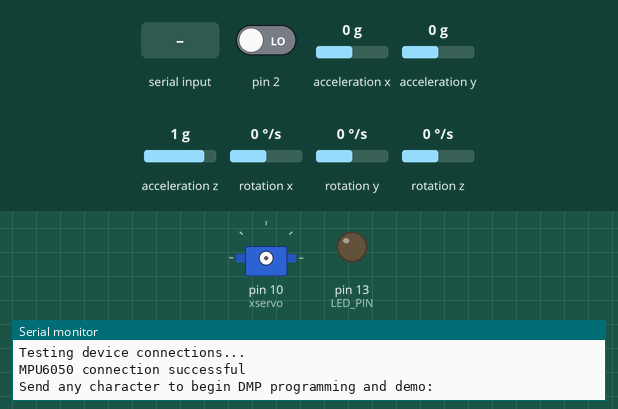
Recording of a sketch running on a simulated Arduino Uno, built with avr-gcc and run on an emulated ATmega328P. Shown: servo, output pins drawn as LEDs (lit = HIGH), the last lines printed to the serial monitor. Dashed ring = blinking. Inputs (shaded band) come from the test bench; at power-on: rotation z 0 °/s, acceleration x 0 g, acceleration y 0 g, acceleration z 1 g, pin 2 LOW, rotation x 0 °/s, rotation y 0 °/s. The sensor or clock chip raises its interrupt line as the real part does.

Above: at 0.9 s.
1.0 s: "1\n" received over Serial
At 1.68 s:
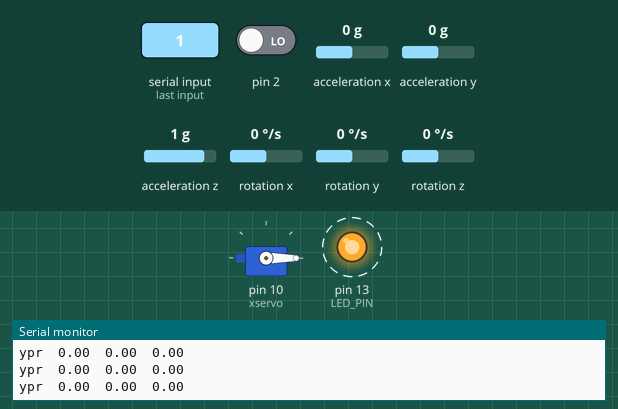
4.0 s: rotation z set to -192 °/s
At 5.34 s:
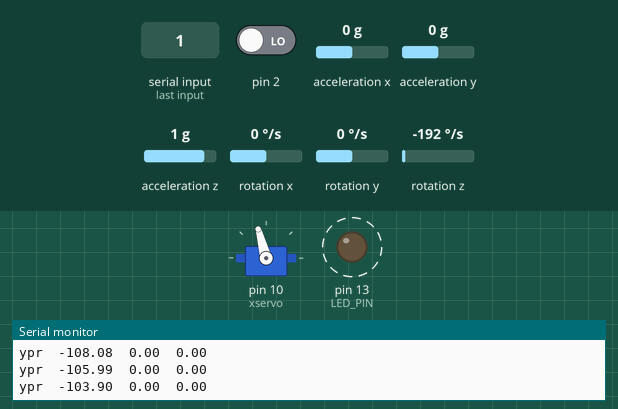
7.0 s: acceleration x set to -1.4 g
At 7.54 s:
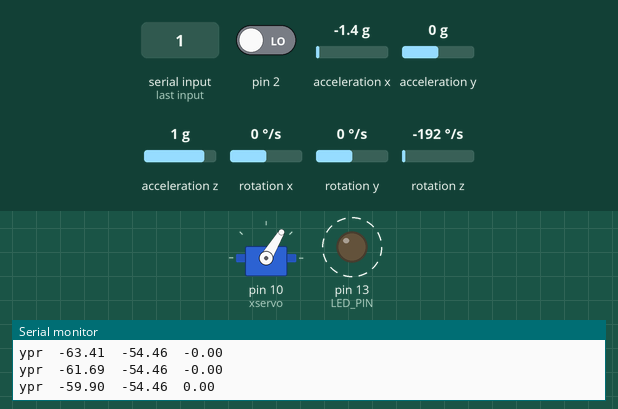
10.0 s: acceleration y set to -1.4 g
At 11.67 s:
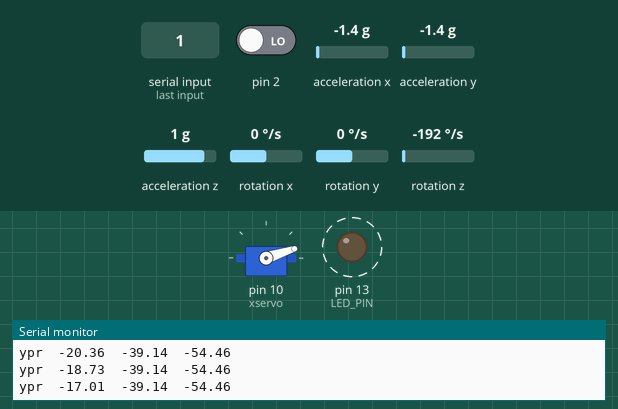
13.0 s: acceleration z set to 0 g
16.0 s: acceleration x set to -0.8 g
Timing chart, 0 to 20.0 s (numbered marks = the images above; inputs shaded):
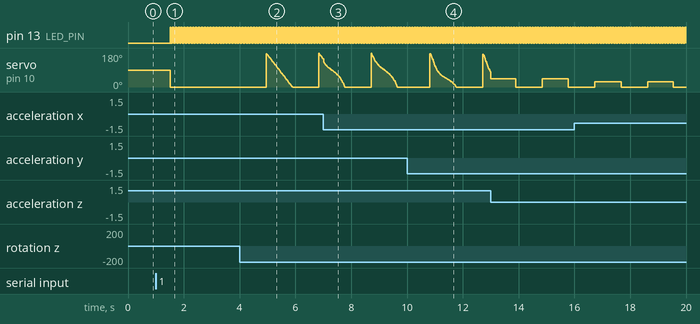

The sketch:

2018TARCMissileControl.ino
```cpp
// I2Cdev and MPU6050 must be installed as libraries, or else the .cpp/.h files
// for both classes must be in the include path of your project
#include "I2Cdev.h"

// ==============================Servoes Init================================
#include <Servo.h>

Servo xservo;  // create servo object to control a servo
Servo yservo;
// twelve servo objects can be created on most boards


//===========================================================================


#include "MPU6050_6Axis_MotionApps20.h"

#if I2CDEV_IMPLEMENTATION == I2CDEV_ARDUINO_WIRE
    #include "Wire.h"
#endif

// class default I2C address is 0x68
// specific I2C addresses may be passed as a parameter here
// AD0 low = 0x68 (default for SparkFun breakout and InvenSense evaluation board)
// AD0 high = 0x69
MPU6050 mpu;
//MPU6050 mpu(0x69); // <-- use for AD0 high

#define OUTPUT_READABLE_YAWPITCHROLL


#define LED_PIN 13
bool blinkState = false;

// MPU control/status vars
bool dmpReady = false;  // set true if DMP init was successful
uint8_t mpuIntStatus;   // holds actual interrupt status byte from MPU
uint8_t devStatus;      // return status after each device operation (0 = success, !0 = error)
uint16_t packetSize;    // expected DMP packet size (default is 42 bytes)
uint16_t fifoCount;     // count of all bytes currently in FIFO
uint8_t fifoBuffer[64]; // FIFO storage buffer

// orientation/motion vars
Quaternion q;           // [w, x, y, z]         quaternion container
VectorInt16 aa;         // [x, y, z]            accel sensor measurements
VectorInt16 aaReal;     // [x, y, z]            gravity-free accel sensor measurements
VectorInt16 aaWorld;    // [x, y, z]            world-frame accel sensor measurements
VectorFloat gravity;    // [x, y, z]            gravity vector
float euler[3];         // [psi, theta, phi]    Euler angle container
float ypr[3];           // [yaw, pitch, roll]   yaw/pitch/roll container and gravity vector

// packet structure for InvenSense teapot demo
uint8_t teapotPacket[14] = { '$', 0x02, 0,0, 0,0, 0,0, 0,0, 0x00, 0x00, '\r', '\n' };


// ================================================================
// ===               INTERRUPT DETECTION ROUTINE                ===
// ================================================================

volatile bool mpuInterrupt = false;     // indicates whether MPU interrupt pin has gone high
void dmpDataReady() {
    mpuInterrupt = true;
}


// ================================================================
// ===                      INITIAL SETUP                       ===
// ================================================================

void setup() {

    // join I2C bus (I2Cdev library doesn't do this automatically)
    #if I2CDEV_IMPLEMENTATION == I2CDEV_ARDUINO_WIRE
        Wire.begin();
        TWBR = 24; // 400kHz I2C clock (200kHz if CPU is 8MHz)
    #elif I2CDEV_IMPLEMENTATION == I2CDEV_BUILTIN_FASTWIRE
        Fastwire::setup(400, true);
    #endif

    // initialize serial communication
    // (115200 chosen because it is required for Teapot Demo output, but it's
    // really up to you depending on your project)
    Serial.begin(115200);
    while (!Serial); // wait for Leonardo enumeration, others continue immediately

    // initialize device
    Serial.println(F("Initializing I2C devices..."));
    mpu.initialize();

    // verify connection
    Serial.println(F("Testing device connections..."));
    Serial.println(mpu.testConnection() ? F("MPU6050 connection successful") : F("MPU6050 connection failed"));

    // wait for ready
    Serial.println(F("\nSend any character to begin DMP programming and demo: "));
    while (Serial.available() && Serial.read()); // empty buffer
    while (!Serial.available());                 // wait for data
    while (Serial.available() && Serial.read()); // empty buffer again

    // load and configure the DMP
    Serial.println(F("Initializing DMP..."));
    devStatus = mpu.dmpInitialize();

    // supply your own gyro offsets here, scaled for min sensitivity

     /*
      __            __ ___    __   __  __  __  __ ___  __            ___  __  __
 /\  |  \   | /  \ (_   |    /  \ |_  |_  (_  |_   |  (_    |    /\   |  |_  |__)
/--\ |__/ __) \__/ __)  |    \__/ |   |   __) |__  |  __)   |__ /--\  |  |__ | \

     */
    mpu.setXGyroOffset(0);
    mpu.setYGyroOffset(0);
    mpu.setZGyroOffset(0);
    mpu.setZAccelOffset(0); // 1688 factory default for my test chip
    /*
      __            __ ___    __   __  __  __  __ ___  __            ___  __  __
 /\  |  \   | /  \ (_   |    /  \ |_  |_  (_  |_   |  (_    |    /\   |  |_  |__)
/--\ |__/ __) \__/ __)  |    \__/ |   |   __) |__  |  __)   |__ /--\  |  |__ | \

     */


    // make sure it worked (returns 0 if so)
    if (devStatus == 0) {
        // turn on the DMP, now that it's ready
        Serial.println(F("Enabling DMP..."));
        mpu.setDMPEnabled(true);

        // enable Arduino interrupt detection
        Serial.println(F("Enabling interrupt detection (Arduino external interrupt 0)..."));
        attachInterrupt(0, dmpDataReady, RISING);
        mpuIntStatus = mpu.getIntStatus();

        // set our DMP Ready flag so the main loop() function knows it's okay to use it
        Serial.println(F("DMP ready! Waiting for first interrupt..."));
        dmpReady = true;

        // get expected DMP packet size for later comparison
        packetSize = mpu.dmpGetFIFOPacketSize();
    } else {
        // ERROR!
        // 1 = initial memory load failed
        // 2 = DMP configuration updates failed
        // (if it's going to break, usually the code will be 1)
        Serial.print(F("DMP Initialization failed (code "));
        Serial.print(devStatus);
        Serial.println(F(")"));
    }

    // configure LED for output
    pinMode(LED_PIN, OUTPUT);

     xservo.attach(9);
     xservo.attach(10);
}


// ================================================================
// ===                    MAIN PROGRAM LOOP                     ===
// ================================================================

void loop() {
    // if programming failed, don't try to do anything
    if (!dmpReady) return;

    // wait for MPU interrupt or extra packet(s) available
    while (!mpuInterrupt && fifoCount < packetSize) {
        // other program behavior stuff here
        // .
        // .
        // .
        // if you are really paranoid you can frequently test in between other
        // stuff to see if mpuInterrupt is true, and if so, "break;" from the
        // while() loop to immediately process the MPU data
        // .
        // .
        // .
    }

    // reset interrupt flag and get INT_STATUS byte
    mpuInterrupt = false;
    mpuIntStatus = mpu.getIntStatus();

    // get current FIFO count
    fifoCount = mpu.getFIFOCount();

    // check for overflow (this should never happen unless our code is too inefficient)
    if ((mpuIntStatus & 0x10) || fifoCount == 1024) {
        // reset so we can continue cleanly
        mpu.resetFIFO();
        Serial.println(F("FIFO overflow!"));

    // otherwise, check for DMP data ready interrupt (this should happen frequently)
    } else if (mpuIntStatus & 0x02) {
        // wait for correct available data length, should be a VERY short wait
        while (fifoCount < packetSize) fifoCount = mpu.getFIFOCount();

        // read a packet from FIFO
        mpu.getFIFOBytes(fifoBuffer, packetSize);

        // track FIFO count here in case there is > 1 packet available
        // (this lets us immediately read more without waiting for an interrupt)
        fifoCount -= packetSize;

        #ifdef OUTPUT_READABLE_YAWPITCHROLL
            // display Euler angles in degrees
            mpu.dmpGetQuaternion(&q, fifoBuffer);
            mpu.dmpGetGravity(&gravity, &q);
            mpu.dmpGetYawPitchRoll(ypr, &q, &gravity);
            Serial.print("ypr\t"); //yaw
            Serial.print(ypr[0] * 180/M_PI);
            Serial.print("\t"); //Pitch
            Serial.print(ypr[1] * 180/M_PI);
            Serial.print("\t"); //Roll
            Serial.println(ypr[2] * 180/M_PI);
        #endif

        // blink LED to indicate activity
        blinkState = !blinkState;
        digitalWrite(LED_PIN, blinkState);

        /*

MMP""MM""YMM `7MM"""YMM   .M"""bgd MMP""MM""YMM     `7MMF'            db      MMP""MM""YMM `7MM"""YMM  `7MM"""Mq.
P'   MM   `7   MM    `7  ,MI    "Y P'   MM   `7       MM             ;MM:     P'   MM   `7   MM    `7    MM   `MM.
     MM        MM   d    `MMb.          MM            MM            ,V^MM.         MM        MM   d      MM   ,M9
     MM        MMmmMM      `YMMNq.      MM            MM           ,M  `MM         MM        MMmmMM      MMmmdM9
     MM        MM   Y  , .     `MM      MM            MM      ,    AbmmmqMA        MM        MM   Y  ,   MM  YM.
     MM        MM     ,M Mb     dM      MM            MM     ,M   A'     VML       MM        MM     ,M   MM   `Mb.
   .JMML.    .JMMmmmmMMM P"Ybmmd"     .JMML.        .JMMmmmmMMM .AMA.   .AMMA.   .JMML.    .JMMmmmmMMM .JMML. .JMM.


       */

        xservo.write(-ypr[0]*180/M_PI);
        yservo.write(-ypr[0]*180/M_PI);
        /*

MMP""MM""YMM `7MM"""YMM   .M"""bgd MMP""MM""YMM     `7MMF'            db      MMP""MM""YMM `7MM"""YMM  `7MM"""Mq.
P'   MM   `7   MM    `7  ,MI    "Y P'   MM   `7       MM             ;MM:     P'   MM   `7   MM    `7    MM   `MM.
     MM        MM   d    `MMb.          MM            MM            ,V^MM.         MM        MM   d      MM   ,M9
     MM        MMmmMM      `YMMNq.      MM            MM           ,M  `MM         MM        MMmmMM      MMmmdM9
     MM        MM   Y  , .     `MM      MM            MM      ,    AbmmmqMA        MM        MM   Y  ,   MM  YM.
     MM        MM     ,M Mb     dM      MM            MM     ,M   A'     VML       MM        MM     ,M   MM   `Mb.
   .JMML.    .JMMmmmmMMM P"Ybmmd"     .JMML.        .JMMmmmmMMM .AMA.   .AMMA.   .JMML.    .JMMmmmmMMM .JMML. .JMM.


         */

         //Also remember to add Pitch Control
    }
}
```

Measured:
- after the input at 1.0 s, pin 13 (LED_PIN): alternates HIGH for 0.01 s and LOW for 0.01 s, starting after 0.52 s; servo on pin 10 (xservo): 90° → 0° after 0.52 s
- after the input at 4.0 s, servo on pin 10 (xservo): ramps from 179° to 0° and jumps back, once every 1.9 s
